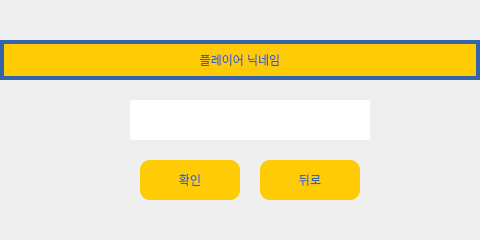
<?xml version="1.0" encoding="UTF-8"?>
<ui version="4.0">
 <class>MainWindow</class>
 <widget class="QMainWindow" name="MainWindow">
  <property name="geometry">
   <rect>
    <x>0</x>
    <y>0</y>
    <width>480</width>
    <height>240</height>
   </rect>
  </property>
  <property name="windowTitle">
   <string>MainWindow</string>
  </property>
  <widget class="QWidget" name="centralwidget">
   <widget class="QPushButton" name="pushButton_next">
    <property name="geometry">
     <rect>
      <x>140</x>
      <y>160</y>
      <width>100</width>
      <height>40</height>
     </rect>
    </property>
    <property name="styleSheet">
     <string notr="true">QPushButton{
	background-color: rgb(255, 203, 5);
	color: rgb(53, 100, 173);
	border-color: rgb(53, 100, 173);
	border-radius: 10px;
	font: 12pt &quot;휴먼매직체&quot;;
}</string>
    </property>
    <property name="text">
     <string>확인</string>
    </property>
   </widget>
   <widget class="QLineEdit" name="lineEdit">
    <property name="geometry">
     <rect>
      <x>130</x>
      <y>100</y>
      <width>240</width>
      <height>40</height>
     </rect>
    </property>
    <property name="frame">
     <bool>false</bool>
    </property>
   </widget>
   <widget class="QLabel" name="label">
    <property name="geometry">
     <rect>
      <x>0</x>
      <y>40</y>
      <width>480</width>
      <height>40</height>
     </rect>
    </property>
    <property name="styleSheet">
     <string notr="true">QLabel{
	background-color: rgb(255, 203, 5);
	color: rgb(53, 100, 173);
	border-color: rgb(53, 100, 173);
	font: 12pt &quot;휴먼매직체&quot;;
}</string>
    </property>
    <property name="frameShape">
     <enum>QFrame::Panel</enum>
    </property>
    <property name="frameShadow">
     <enum>QFrame::Plain</enum>
    </property>
    <property name="lineWidth">
     <number>4</number>
    </property>
    <property name="midLineWidth">
     <number>0</number>
    </property>
    <property name="text">
     <string>플레이어 닉네임</string>
    </property>
    <property name="alignment">
     <set>Qt::AlignCenter</set>
    </property>
   </widget>
   <widget class="QPushButton" name="pushButton_back">
    <property name="geometry">
     <rect>
      <x>260</x>
      <y>160</y>
      <width>100</width>
      <height>40</height>
     </rect>
    </property>
    <property name="styleSheet">
     <string notr="true">QPushButton{
	background-color: rgb(255, 203, 5);
	color: rgb(53, 100, 173);
	border-color: rgb(53, 100, 173);
	border-radius: 10px;
	font: 12pt &quot;휴먼매직체&quot;;
}</string>
    </property>
    <property name="text">
     <string>뒤로</string>
    </property>
   </widget>
  </widget>
 </widget>
 <resources/>
 <connections/>
</ui>
